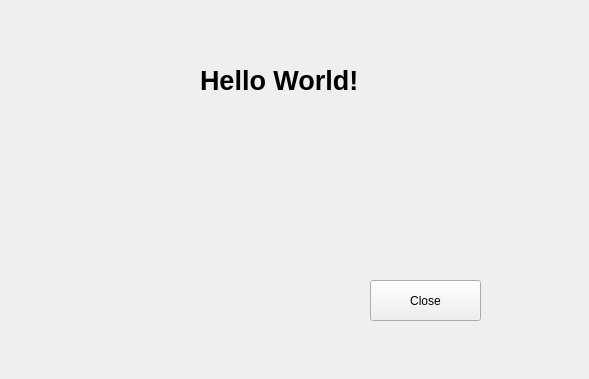
<?xml version="1.0" encoding="UTF-8"?>
<ui version="4.0">
 <class>Widget</class>
 <widget class="QWidget" name="Widget">
  <property name="geometry">
   <rect>
    <x>0</x>
    <y>0</y>
    <width>589</width>
    <height>379</height>
   </rect>
  </property>
  <property name="windowTitle">
   <string>QtDemo - Widget</string>
  </property>
  <widget class="QLabel" name="LabDemo">
   <property name="geometry">
    <rect>
     <x>200</x>
     <y>50</y>
     <width>181</width>
     <height>61</height>
    </rect>
   </property>
   <property name="font">
    <font>
     <pointsize>20</pointsize>
     <weight>75</weight>
     <bold>true</bold>
    </font>
   </property>
   <property name="text">
    <string>Hello World!</string>
   </property>
  </widget>
  <widget class="QPushButton" name="btnClose">
   <property name="geometry">
    <rect>
     <x>370</x>
     <y>280</y>
     <width>111</width>
     <height>41</height>
    </rect>
   </property>
   <property name="text">
    <string>Close</string>
   </property>
  </widget>
 </widget>
 <resources/>
 <connections>
  <connection>
   <sender>btnClose</sender>
   <signal>clicked()</signal>
   <receiver>Widget</receiver>
   <slot>close()</slot>
   <hints>
    <hint type="sourcelabel">
     <x>425</x>
     <y>300</y>
    </hint>
    <hint type="destinationlabel">
     <x>294</x>
     <y>189</y>
    </hint>
   </hints>
  </connection>
 </connections>
</ui>
